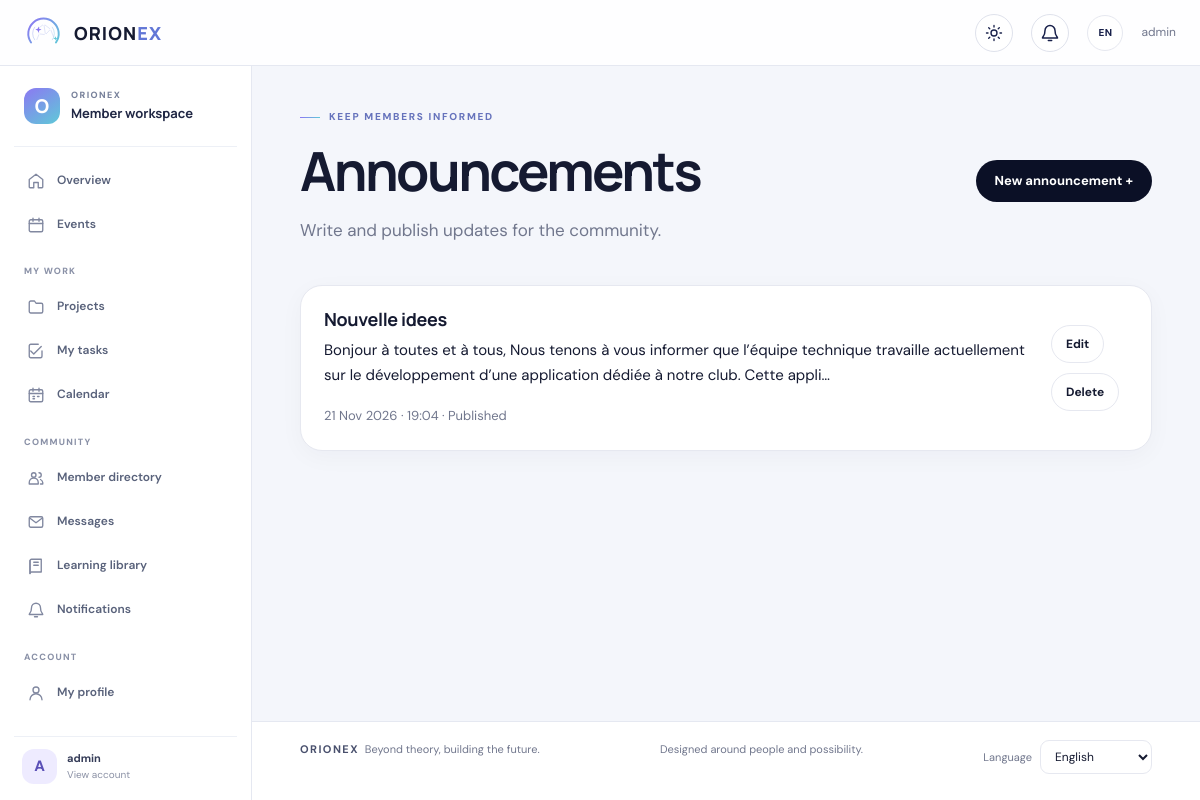
/announcements/ (signed in), run on the app's committed database.
### core/models.py (models this page shows, shortened)
class Announcement(models.Model):
    title = models.CharField(max_length=200)
    message = models.TextField()
    event = models.ForeignKey(Event, on_delete=models.SET_NULL, null=True, blank=True)
    created_at = models.DateTimeField(auto_now_add=True)
    published = models.BooleanField(default=True)
    class Meta:
        ordering = ["-created_at"]

### core/views.py (the view)
# urls.py: path('announcements/', views.announcement_list, name='announcements'),
@capability_required("can_manage_announcements")
def announcement_list(request):
    announcements = Announcement.objects.select_related("event").order_by("-created_at")
    return render(request, "core/announcements.html", {"announcements": announcements})

### core/context_processors.py (called while the page is built)
def member_capabilities(request):
    unread_notifications = Notification.objects.filter(
        recipient=request.user, read_at__isnull=True
    ).count() if request.user.is_authenticated else 0
    unread_messages = Message.objects.filter(recipient=request.user, is_read=False).count() if request.user.is_authenticated else 0
    return {
        "capabilities": {
            capability: has_capability(request.user, capability)
            for capability in CAPABILITIES
        },
        "notification_unread": unread_notifications,
        "unread": unread_messages,
    }

### core/permissions.py (called while the page is built)
def has_capability(user, capability):
    if not user.is_authenticated:
        return False
    if user.is_superuser:
        return True
    try:
        member = user.member
    except user._meta.model.member.RelatedObjectDoesNotExist:
        member = None
    return bool(member and getattr(member, capability, False))

def capability_required(*capabilities):
    def decorate(view):
        @wraps(view)
        def wrapped(request, *args, **kwargs):
            if not request.user.is_authenticated:
                return redirect_to_login(request.get_full_path(), "/login/")
            if not any(has_capability(request.user, capability) for capability in capabilities):
                raise PermissionDenied
            return view(request, *args, **kwargs)
        return wrapped
    return decorate

### core/templates/core/announcements.html
{% extends 'core/base.html' %}{% block title %}Announcements{% endblock %}{% block body %}<main class="page"><div class="row-card"><div><span class="eyebrow">Keep members informed</span><h1>Announcements</h1><p class="lede">Write and publish updates for the community.</p></div><a class="button" href="/announcements/new/">New announcement +</a></div><div class="stack" style="margin-top:24px">{% for a in announcements %}<article class="card row-card"><div><h3>{{ a.title }}</h3><p>{{ a.message|truncatechars:180 }}</p><span class="meta">{{ a.created_at|date:"d M Y · H:i" }}{% if a.event %} · {{ a.event.title }}{% endif %} · {% if a.published %}Published{% else %}Draft{% endif %}</span></div><div class="toolbar"><a class="button button-outline button-small" href="/announcements/{{ a.id }}/edit/">Edit</a><a class="button button-outline button-small" href="/announcements/{{ a.id }}/delete/">Delete</a></div></article>{% empty %}<div class="empty">No announcements yet.</div>{% endfor %}</div></main>{% endblock %}

### core/templates/core/base.html (shortened to what this page needs)
{% load static %}
<!doctype html>
<html lang="en">
<head>
  <link rel="stylesheet" href="{% static 'core/site.css' %}?v=member-workspace-2">
</head>
<body{% if user.is_authenticated %} class="workspace-app"{% endif %}>
  <header class="site-header{% if user.is_authenticated %} workspace-topbar{% endif %}">
    <div class="nav-wrap">
      <a class="brand" href="{% if user.is_authenticated %}/home/{% else %}/{% endif %}">
        <img src="{% static 'core/orionex-mark.svg' %}" alt="">
        <span>ORION<span style="color:#6176d6">EX</span></span>
      </a>
      <button type="button" class="theme-toggle" aria-label="Switch to dark mode" title="Switch to dark mode">
        <svg class="icon-sun" viewBox="0 0 24 24" aria-hidden="true"><circle cx="12" cy="12" r="4"></circle><path d="M12 2v2m0 16v2M4.93 4.93l1.42 1.42m11.3 11.3 1.42 1.42M2 12h2m16 0h2M4.93 19.07l1.42-1.42m11.3-11.3 1.42-1.42"></path></svg>
      </button>
      {% if user.is_authenticated and capabilities.can_access_notifications %}<a class="notification-nav-button" href="/notifications/" aria-label="Notifications" title="Notifications"><svg viewBox="0 0 24 24" aria-hidden="true"><path d="M18 9a6 6 0 0 0-12 0c0 7-3 7-3 9h18c0-2-3-2-3-9M10 21h4"/></svg></a>{% endif %}
      <button type="button" class="language-quick-toggle" aria-label="Switch language" title="Switch language">EN</button>
      {% if user.is_authenticated %}<span class="nav-user">{{ user.first_name|default:user.username }}</span>{% endif %}
    </div>
  </header>
  {% if user.is_authenticated %}
  <aside class="workspace-sidebar" id="workspace-sidebar" aria-label="Workspace navigation">
    <div class="workspace-sidebar-heading"><span class="workspace-mark">O</span><div><small>ORIONEX</small><strong>Member workspace</strong></div></div>
    <nav class="workspace-nav">
      <a class="{% if request.path == '/home/' %}active{% endif %}" href="/home/"><span class="workspace-nav-icon"><svg viewBox="0 0 24 24" aria-hidden="true"><path d="m3 10 9-7 9 7v10a1 1 0 0 1-1 1h-5v-7H9v7H4a1 1 0 0 1-1-1z"/></svg></span>Overview</a>
      <a class="{% if request.path == '/activities/' or '/events/' in request.path %}active{% endif %}" href="/activities/"><span class="workspace-nav-icon"><svg viewBox="0 0 24 24" aria-hidden="true"><rect x="3" y="5" width="18" height="16" rx="2"/><path d="M16 3v4M8 3v4M3 10h18"/></svg></span>Events</a>
      {% if capabilities.can_access_projects or capabilities.can_access_calendar %}<span class="workspace-nav-label">MY WORK</span>{% if capabilities.can_access_projects %}<a class="{% if '/projects/' in request.path %}active{% endif %}" href="/projects/"><span class="workspace-nav-icon"><svg viewBox="0 0 24 24" aria-hidden="true"><path d="M3 6a2 2 0 0 1 2-2h5l2 3h7a2 2 0 0 1 2 2v9a2 2 0 0 1-2 2H5a2 2 0 0 1-2-2z"/></svg></span>Projects</a><a class="{% if request.path == '/tasks/' %}active{% endif %}" href="/tasks/"><span class="workspace-nav-icon"><svg viewBox="0 0 24 24" aria-hidden="true"><path d="m5 12 4 4L19 6"/><path d="M20 12v7a2 2 0 0 1-2 2H5a2 2 0 0 1-2-2V5a2 2 0 0 1 2-2h10"/></svg></span>My tasks</a>{% endif %}{% if capabilities.can_access_calendar %}<a class="{% if request.path == '/calendar/' %}active{% endif %}" href="/calendar/"><span class="workspace-nav-icon"><svg viewBox="0 0 24 24" aria-hidden="true"><rect x="3" y="5" width="18" height="16" rx="2"/><path d="M16 3v4M8 3v4M3 10h18M8 14h2m4 0h2m-8 3h2"/></svg></span>Calendar</a>{% endif %}{% endif %}
      {% if capabilities.can_access_directory or capabilities.can_access_messages or capabilities.can_access_resources or capabilities.can_access_notifications %}<span class="workspace-nav-label">COMMUNITY</span>{% if capabilities.can_access_directory %}<a class="{% if request.path == '/directory/' %}active{% endif %}" href="/directory/"><span class="workspace-nav-icon"><svg viewBox="0 0 24 24" aria-hidden="true"><circle cx="9" cy="8" r="3"/><path d="M3 20v-2a6 6 0 0 1 12 0v2zM16 5a3 3 0 0 1 0 6m2 3a5 5 0 0 1 3 4v2h-3"/></svg></span>Member directory</a>{% endif %}{% if capabilities.can_access_messages %}<a class="{% if '/messages/' in request.path %}active{% endif %}" href="/messages/"><span class="workspace-nav-icon"><svg viewBox="0 0 24 24" aria-hidden="true"><rect x="3" y="5" width="18" height="14" rx="2"/><path d="m4 7 8 6 8-6"/></svg></span>Messages{% if unread %}<span class="workspace-nav-badge">{{ unread }}</span>{% endif %}</a>{% endif %}{% if capabilities.can_access_resources %}<a class="{% if request.path == '/resources/' %}active{% endif %}" href="/resources/"><span class="workspace-nav-icon"><svg viewBox="0 0 24 24" aria-hidden="true"><path d="M4 5a2 2 0 0 1 2-2h13v17H6a2 2 0 0 0-2 2z"/><path d="M4 5v17m5-15h6m-6 4h6"/></svg></span>Learning library</a>{% endif %}{% if capabilities.can_access_notifications %}<a class="{% if request.path == '/notifications/' %}active{% endif %}" href="/notifications/"><span class="workspace-nav-icon"><svg viewBox="0 0 24 24" aria-hidden="true"><path d="M18 9a6 6 0 0 0-12 0c0 7-3 7-3 9h18c0-2-3-2-3-9M10 21h4"/></svg></span>Notifications{% if notification_unread %}<span class="workspace-nav-badge">{{ notification_unread }}</span>{% endif %}</a>{% endif %}{% endif %}
      <span class="workspace-nav-label">ACCOUNT</span><a class="{% if request.path == '/profile/' %}active{% endif %}" href="/profile/"><span class="workspace-nav-icon"><svg viewBox="0 0 24 24" aria-hidden="true"><circle cx="12" cy="8" r="4"/><path d="M4 21a8 8 0 0 1 16 0"/></svg></span>My profile</a>
      {% if capabilities.can_manage_events or capabilities.can_manage_guests or capabilities.can_scan or capabilities.can_manage_announcements or capabilities.can_manage_members or capabilities.can_manage_permissions %}<span class="workspace-nav-label"></span>{% endif %}
    </nav>
    <a class="workspace-sidebar-account" href="/profile/"><span class="workspace-avatar">{{ user.first_name|default:user.username|slice:':1'|upper }}</span><span><b>{{ user.first_name|default:user.username }}</b><small>View account</small></span></a>
  </aside>
  <div class="workspace-main">
  {% endif %}
  {% block body %}{% endblock %}
  <footer class="footer">
    <span><b>ORIONEX</b> &nbsp;Beyond theory, building the future.</span>
    <span>Designed around people and possibility.</span>
    <label class="language-picker" for="site-language"><span>Language</span><select id="site-language" aria-label="Language"><option value="en">English</option><option value="fr">Français</option></select></label>
  </footer>
  {% if user.is_authenticated %}</div>{% endif %}
</body>
</html>

### data on the page
Announcement: title "Nouvelle idees", message "Bonjour à toutes et à tous, Nous tenons à vous informer que l’équipe technique travaille actuellement sur le développement d’une application dédiée à notre club. Cette appli…", created_at "21 Nov 2026 · 19:04", published "Published"

### other printed values
{{ user.first_name|default:user.username }} "admin"
{{ user.first_name|default:user.username|slice:':1'|upper }} "A"
